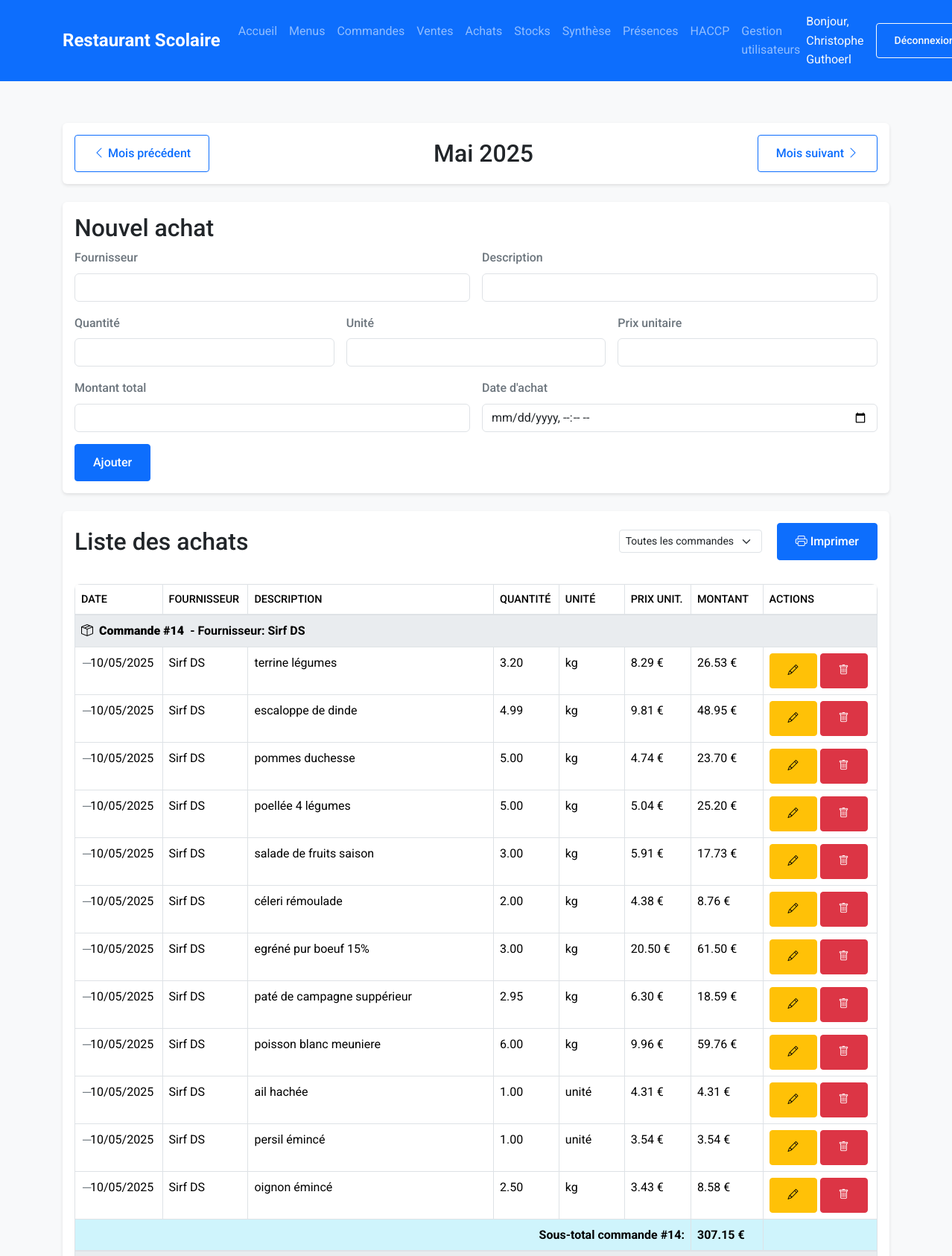
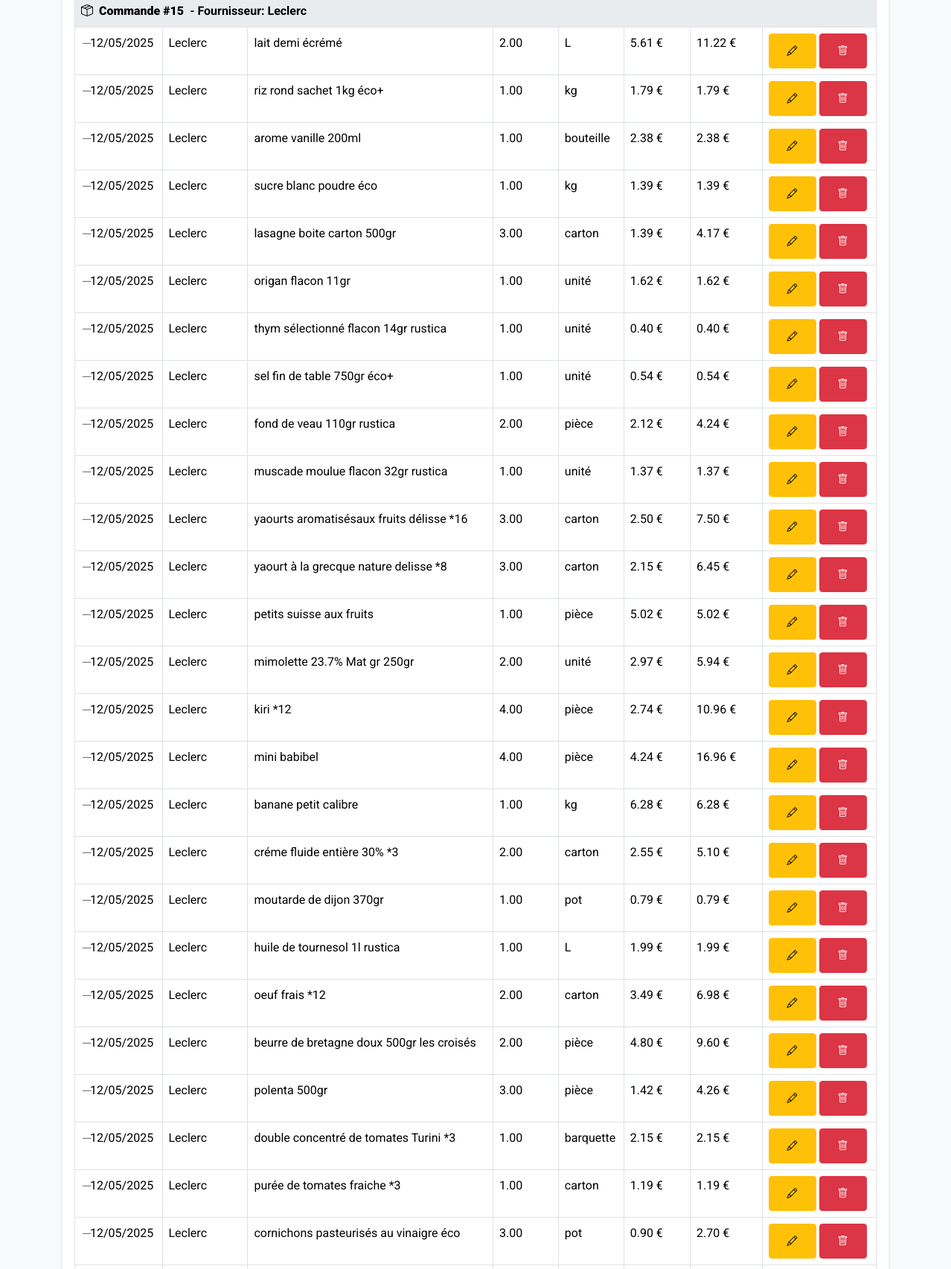
Screenshot of /templates/achats/ (signed in, upper part) with the database file from the repository (2 pictures, top to bottom).
### tables this page shows
CREATE TABLE `achats` (
  `id` int(11) NOT NULL,
  `fournisseur` varchar(255) NOT NULL,
  `description` text NOT NULL,
  `quantite` decimal(10,2) DEFAULT NULL,
  `unite` varchar(50) DEFAULT NULL,
  `prix_unitaire` decimal(10,2) DEFAULT NULL,
  `montant_total` decimal(10,2) NOT NULL,
  `date_achat` datetime NOT NULL,
  `created_at` timestamp NOT NULL DEFAULT CURRENT_TIMESTAMP,
  `updated_at` timestamp NOT NULL DEFAULT CURRENT_TIMESTAMP ON UPDATE CURRENT_TIMESTAMP,
  `commande_id` int(11) DEFAULT NULL
);

CREATE TABLE `commandes` (
  `id` int(11) NOT NULL,
  `fournisseur` varchar(255) NOT NULL,
  `date_commande` datetime NOT NULL DEFAULT CURRENT_TIMESTAMP,
  `date_livraison_souhaitee` date DEFAULT NULL,
  `date_reception` date DEFAULT NULL,
  `statut` enum('brouillon','envoyee','recue','annulee') NOT NULL DEFAULT 'brouillon',
  `notes` text,
  `created_at` timestamp NOT NULL DEFAULT CURRENT_TIMESTAMP,
  `updated_at` timestamp NOT NULL DEFAULT CURRENT_TIMESTAMP ON UPDATE CURRENT_TIMESTAMP,
  `convertie_en_achats` tinyint(1) DEFAULT '0'
);

### includes/functions.php (called while the page is built, shortened)
<?php
function formatDateToFrench($date, $format = 'MMMM y')
{
    $formatter = new IntlDateFormatter(
        'fr_FR',
        IntlDateFormatter::FULL,
        IntlDateFormatter::FULL,
        'Europe/Paris',
        IntlDateFormatter::GREGORIAN,
        $format
    );
    if (is_string($date)) {
        $date = new DateTime($date);
    }
    return ucfirst($formatter->format($date));
}

### auth/auth_functions.php (called while the page is built, shortened)
<?php
if (!function_exists('logout')) {
    if (!function_exists('hasEditPermission')) {
        function hasEditPermission()
        {
            return isset($_SESSION['role']) && $_SESSION['role'] === 'admin';
        }
    }
}

### src/Models/achat.php (called while the page is built, shortened)
<?php
class Achat
{
    private $db;
    public function __construct()
    {
        $config = require_once __DIR__ . '/../../config/database.php';
        try {
            $this->db = new PDO(
                "mysql:host={$config['host']};dbname={$config['dbname']};port={$config['port']}",
                $config['user'],
                $config['password']
            );
            $this->db->setAttribute(PDO::ATTR_ERRMODE, PDO::ERRMODE_EXCEPTION);
        } catch (PDOException $e) {
            die("Erreur de connexion : " . $e->getMessage());
        }
    }
    public function getListe($mois = null, $annee = null, $commande_id = null)
    {
        $sql = "SELECT a.*, c.fournisseur as commande_fournisseur
            FROM achats a
            LEFT JOIN commandes c ON a.commande_id = c.id
            WHERE MONTH(a.date_achat) = ? AND YEAR(a.date_achat) = ?";
        $params = [$mois, $annee];
        $sql .= " ORDER BY a.commande_id IS NULL, a.commande_id, a.date_achat DESC";
        $stmt = $this->db->prepare($sql);
        $stmt->execute($params);
        return $stmt->fetchAll(PDO::FETCH_ASSOC);
    }
}

### templates/achats/index.php (the view, shortened to what this page needs)
<?php
require_once __DIR__ . '/../../includes/header.php';
require_once __DIR__ . '/../../includes/functions.php';
require_once __DIR__ . '/../../src/Models/achat.php';
require_once __DIR__ . '/../../auth/auth_functions.php';
$achat = new Achat();
$mois = isset($_GET['mois']) ? intval($_GET['mois']) : intval(date('m'));
$annee = isset($_GET['annee']) ? intval($_GET['annee']) : intval(date('Y'));
$commande_id = isset($_GET['commande']) && !empty($_GET['commande']) ? intval($_GET['commande']) : null;
$datePrecedente = new DateTime("$annee-$mois-01");
$datePrecedente->modify('-1 month');
$dateSuivante = new DateTime("$annee-$mois-01");
$dateSuivante->modify('+1 month');
$achats = $achat->getListe($mois, $annee, $commande_id);
?>
<div class="container">
    <div class="card mb-4">
        <div class="card-body">
            <div class="d-flex justify-content-between align-items-center">
                <a href="?mois=<?= $datePrecedente->format('m') ?>&annee=<?= $datePrecedente->format('Y') ?>"
                    class="btn btn-outline-primary">
                    <i class="bi bi-chevron-left"></i> Mois précédent
                </a>
                <h2 class="mb-0">
                    <?= formatDateToFrench("$annee-$mois-01", 'MMMM y') ?>
                </h2>
                <a href="?mois=<?= $dateSuivante->format('m') ?>&annee=<?= $dateSuivante->format('Y') ?>"
                    class="btn btn-outline-primary">
                    Mois suivant <i class="bi bi-chevron-right"></i>
                </a>
            </div>
        </div>
    </div>
    <?php if (hasEditPermission()): ?>
    <div class="card mb-4">
        <div class="card-body">
            <h2 class="card-title">Nouvel achat</h2>
            <form method="POST" class="row g-3">
                <div class="col-md-6">
                    <label for="fournisseur" class="form-label">Fournisseur</label>
                    <input type="text" class="form-control" id="fournisseur" name="fournisseur" required>
                </div>
                <div class="col-md-6">
                    <label for="description" class="form-label">Description</label>
                    <input type="text" class="form-control" id="description" name="description" required>
                </div>
                <div class="col-md-4">
                    <label for="quantite" class="form-label">Quantité</label>
                    <input type="number" step="0.01" class="form-control" id="quantite" name="quantite" required
                        onchange="calculerMontantTotal()">
                </div>
                <div class="col-md-4">
                    <label for="unite" class="form-label">Unité</label>
                    <input type="text" class="form-control" id="unite" name="unite" required>
                </div>
                <div class="col-md-4">
                    <label for="prix_unitaire" class="form-label">Prix unitaire</label>
                    <input type="number" step="0.01" class="form-control" id="prix_unitaire" name="prix_unitaire"
                        required onchange="calculerMontantTotal()">
                </div>
                <div class="col-md-6">
                    <label for="montant" class="form-label">Montant total</label>
                    <input type="number" step="0.01" class="form-control" id="montant" name="montant_total" required>
                </div>
                <div class="col-md-6">
                    <label for="date_achat" class="form-label">Date d'achat</label>
                    <input type="datetime-local" class="form-control" id="date_achat" name="date_achat">
                </div>
                <div class="col-12">
                    <button type="submit" class="btn btn-primary">Ajouter</button>
                </div>
            </form>
        </div>
    </div>
    <?php endif; ?>
    <div class="card">
        <div class="card-body">
            <div class="d-flex justify-content-between align-items-center mb-3">
                <h2 class="card-title mb-0">Liste des achats</h2>
                <div>
                    <div class="d-inline-block me-2">
                        <form method="GET" class="d-flex align-items-center">
                            <select name="commande" class="form-select form-select-sm me-2"
                                onchange="this.form.submit()">
                                <option value="">Toutes les commandes</option>
                            </select>
                        </form>
                    </div>
                    <button class="btn btn-primary" onclick="imprimerAchats()">
                        <i class="bi bi-printer"></i> Imprimer
                    </button>
                </div>
            </div>
            <div class="table-responsive">
                <table class="table">
                    <thead>
                        <tr>
                            <th>Date</th>
                            <th>Fournisseur</th>
                            <th>Description</th>
                            <th>Quantité</th>
                            <th>Unité</th>
                            <th>Prix unit.</th>
                            <th>Montant</th>
                            <?php if (hasEditPermission()): ?>
                            <th>Actions</th>
                            <?php endif; ?>
                        </tr>
                    </thead>
                    <tbody>
                        <?php
                    $currentCommandeId = null;
                    $commandeTotal = 0;
                    foreach ($achats as $a):
    if (!empty($a['commande_id']) && $a['commande_id'] !== $currentCommandeId):
        if ($currentCommandeId !== null && $commandeTotal > 0):
            ?>
                        <tr class="table-info">
                            <td colspan="6" class="text-end fw-bold">Sous-total commande
                                #<?= $currentCommandeId ?>:</td>
                            <td class="fw-bold">
                                <?= number_format($commandeTotal, 2) ?>
                                €
                            </td>
                            <td></td>
                        </tr>
                        <?php
        endif;
        $commandeTotal = 0;
        $currentCommandeId = $a['commande_id'];
        ?>
                        <tr class="commande-header">
                            <td colspan="8">
                                <div class="d-flex align-items-center">
                                    <i class="bi bi-box-seam me-2"></i>
                                    <strong>Commande
                                        #<?= $a['commande_id'] ?></strong>
                                    <?php if (!empty($a['commande_fournisseur'])): ?>
                                    <span class="ms-2">- Fournisseur:
                                        <?= htmlspecialchars($a['commande_fournisseur']) ?></span>
                                    <?php endif; ?>
                                </div>
                            </td>
                        </tr>
                        <?php endif;
                            if (!empty($a['commande_id'])) {
                                $commandeTotal += $a['montant_total'];
                            }
                        ?>
                        <tr
                            class="<?= !empty($a['commande_id']) ? 'from-commande' : '' ?>">
                            <td><?= date('d/m/Y', strtotime($a['date_achat'])) ?>
                            </td>
                            <td><?= htmlspecialchars($a['fournisseur']) ?>
                            </td>
                            <td><?= htmlspecialchars($a['description']) ?>
                            </td>
                            <td><?= number_format($a['quantite'], 2) ?>
                            </td>
                            <td><?= htmlspecialchars($a['unite']) ?>
                            </td>
                            <td><?= number_format($a['prix_unitaire'], 2) ?>
                                €</td>
                            <td><?= number_format($a['montant_total'], 2) ?>
                                €</td>
                            <?php if (hasEditPermission()): ?>
                            <td>
                                <button class="btn btn-sm btn-warning"
                                    onclick="modifierAchat(<?= $a['id'] ?>)">
                                    <i class="bi bi-pencil"></i>
                                </button>
                                <button class="btn btn-sm btn-danger"
                                    onclick="supprimerAchat(<?= $a['id'] ?>)">
                                    <i class="bi bi-trash"></i>
                                </button>
                            </td>
                            <?php endif; ?>
                        </tr>
                        <?php endforeach;
    ?>
                    </tbody>
                </table>
            </div>
        </div>
    </div>
    <?php require_once __DIR__ . '/../../includes/footer.php'; ?>

### public/css/style.css (style rules this page uses)
:root { --primary-color: #0d6efd; --secondary-color: #6c757d; --success-color: #198754; --background-color: #f8f9fa; --text-color: #212529; }
* { margin: 0; padding: 0; box-sizing: border-box; }
html, body { height: 100%; }
body { font-family: 'Roboto', Arial, sans-serif; line-height: 1.6; color: var(--text-color); background-color: var(--background-color); min-height: 100vh; display: flex; flex-direction: column; }
main>.container { padding-top: 2rem; padding-bottom: 2rem; }
.card { transition: transform 0.3s ease, box-shadow 0.3s ease; border: none; box-shadow: 0 2px 4px rgba(0, 0, 0, 0.1); }
label { display: block; margin-bottom: 0.5rem; font-weight: 500; color: var(--secondary-color); }
input, select, textarea { width: 100%; padding: 0.75rem; border: 1px solid #dee2e6; border-radius: 4px; transition: border-color 0.2s ease; }
.btn { padding: 0.75rem 1.5rem; border-radius: 4px; font-weight: 500; transition: all 0.2s ease; }
table { width: 100%; border-collapse: collapse; margin-top: 1rem; background: white; box-shadow: 0 2px 4px rgba(0, 0, 0, 0.1); border-radius: 8px; overflow: hidden; }
th { background-color: var(--primary-color); color: white; font-weight: 500; text-transform: uppercase; font-size: 0.9rem; }
th, td { padding: 1rem; border: 1px solid #dee2e6; }
tr:nth-child(even) { background-color: rgba(0, 0, 0, 0.02); }
.container { width: 100%; padding-right: 15px; padding-left: 15px; margin-right: auto; margin-left: auto; }
tr.from-commande { background-color: #f8f9fa; }
tr.from-commande td:first-child { padding-left: 20px !important; position: relative; }
tr.from-commande td:first-child::before { content: "─"; position: absolute; left: 10px; color: #6c757d; }
tr.commande-header { border-top: 2px solid #dee2e6; }
tr.commande-header td { background-color: #e9ecef !important; font-weight: bold; }

### rows the page displays
achats: commande "14", commande.fournisseur "Sirf DS", date_achat "10/05/2025", fournisseur "Sirf DS", description "terrine légumes", quantite "3.20", unite "kg", prix_unitaire "8.29", montant_total "26.53"
achats: date_achat "10/05/2025", fournisseur "Sirf DS", description "escaloppe de dinde", quantite "4.99", unite "kg", prix_unitaire "9.81", montant_total "48.95"
achats: date_achat "10/05/2025", fournisseur "Sirf DS", description "pommes duchesse", quantite "5.00", unite "kg", prix_unitaire "4.74", montant_total "23.70"
achats: date_achat "10/05/2025", fournisseur "Sirf DS", description "poellée 4 légumes", quantite "5.00", unite "kg", prix_unitaire "5.04", montant_total "25.20"
achats: date_achat "10/05/2025", fournisseur "Sirf DS", description "salade de fruits saison", quantite "3.00", unite "kg", prix_unitaire "5.91", montant_total "17.73"
achats: date_achat "10/05/2025", fournisseur "Sirf DS", description "céleri rémoulade", quantite "2.00", unite "kg", prix_unitaire "4.38", montant_total "8.76"
achats: date_achat "10/05/2025", fournisseur "Sirf DS", description "egréné pur boeuf 15%", quantite "3.00", unite "kg", prix_unitaire "20.50", montant_total "61.50"
achats: date_achat "10/05/2025", fournisseur "Sirf DS", description "paté de campagne suppérieur", quantite "2.95", unite "kg", prix_unitaire "6.30", montant_total "18.59"
achats: date_achat "10/05/2025", fournisseur "Sirf DS", description "poisson blanc meuniere", quantite "6.00", unite "kg", prix_unitaire "9.96", montant_total "59.76"
achats: date_achat "10/05/2025", fournisseur "Sirf DS", description "ail hachée", quantite "1.00", unite "unité", prix_unitaire "4.31", montant_total "4.31"
achats: date_achat "10/05/2025", fournisseur "Sirf DS", description "persil émincé", quantite "1.00", unite "unité", prix_unitaire "3.54", montant_total "3.54"
achats: date_achat "10/05/2025", fournisseur "Sirf DS", description "oignon émincé", quantite "2.50", unite "kg", prix_unitaire "3.43", montant_total "8.58"
achats: commandeTotal "307.15", commande "15", commande.fournisseur "Leclerc", date_achat "12/05/2025", fournisseur "Leclerc", description "lait demi écrémé", quantite "2.00", unite "L", prix_unitaire "5.61", montant_total "11.22"
achats: date_achat "12/05/2025", fournisseur "Leclerc", description "riz rond sachet 1kg éco+", quantite "1.00", unite "kg", prix_unitaire "1.79", montant_total "1.79"
achats: date_achat "12/05/2025", fournisseur "Leclerc", description "arome vanille 200ml", quantite "1.00", unite "bouteille", prix_unitaire "2.38", montant_total "2.38"
achats: date_achat "12/05/2025", fournisseur "Leclerc", description "sucre blanc poudre éco", quantite "1.00", unite "kg", prix_unitaire "1.39", montant_total "1.39"
achats: date_achat "12/05/2025", fournisseur "Leclerc", description "lasagne boite carton 500gr", quantite "3.00", unite "carton", prix_unitaire "1.39", montant_total "4.17"
achats: date_achat "12/05/2025", fournisseur "Leclerc", description "origan flacon 11gr", quantite "1.00", unite "unité", prix_unitaire "1.62", montant_total "1.62"
achats: date_achat "12/05/2025", fournisseur "Leclerc", description "thym sélectionné flacon 14gr rustica", quantite "1.00", unite "unité", prix_unitaire "0.40", montant_total "0.40"
achats: date_achat "12/05/2025", fournisseur "Leclerc", description "sel fin de table 750gr éco+", quantite "1.00", unite "unité", prix_unitaire "0.54", montant_total "0.54"
achats: date_achat "12/05/2025", fournisseur "Leclerc", description "fond de veau 110gr rustica", quantite "2.00", unite "pièce", prix_unitaire "2.12", montant_total "4.24"
achats: date_achat "12/05/2025", fournisseur "Leclerc", description "muscade moulue flacon 32gr rustica", quantite "1.00", unite "unité", prix_unitaire "1.37", montant_total "1.37"
achats: date_achat "12/05/2025", fournisseur "Leclerc", description "yaourts aromatisésaux fruits délisse *16", quantite "3.00", unite "carton", prix_unitaire "2.50", montant_total "7.50"
achats: date_achat "12/05/2025", fournisseur "Leclerc", description "yaourt à la grecque nature delisse *8", quantite "3.00", unite "carton", prix_unitaire "2.15", montant_total "6.45"
achats: date_achat "12/05/2025", fournisseur "Leclerc", description "petits suisse aux fruits", quantite "1.00", unite "pièce", prix_unitaire "5.02", montant_total "5.02"
achats: date_achat "12/05/2025", fournisseur "Leclerc", description "mimolette 23.7% Mat gr 250gr", quantite "2.00", unite "unité", prix_unitaire "2.97", montant_total "5.94"
achats: date_achat "12/05/2025", fournisseur "Leclerc", description "kiri *12", quantite "4.00", unite "pièce", prix_unitaire "2.74", montant_total "10.96"
achats: date_achat "12/05/2025", fournisseur "Leclerc", description "mini babibel", quantite "4.00", unite "pièce", prix_unitaire "4.24", montant_total "16.96"
achats: date_achat "12/05/2025", fournisseur "Leclerc", description "banane petit calibre", quantite "1.00", unite "kg", prix_unitaire "6.28", montant_total "6.28"
achats: date_achat "12/05/2025", fournisseur "Leclerc", description "créme fluide entière 30% *3", quantite "2.00", unite "carton", prix_unitaire "2.55", montant_total "5.10"
achats: date_achat "12/05/2025", fournisseur "Leclerc", description "moutarde de dijon 370gr", quantite "1.00", unite "pot", prix_unitaire "0.79", montant_total "0.79"
achats: date_achat "12/05/2025", fournisseur "Leclerc", description "huile de tournesol 1l rustica", quantite "1.00", unite "L", prix_unitaire "1.99", montant_total "1.99"
achats: date_achat "12/05/2025", fournisseur "Leclerc", description "oeuf frais *12", quantite "2.00", unite "carton", prix_unitaire "3.49", montant_total "6.98"
achats: date_achat "12/05/2025", fournisseur "Leclerc", description "beurre de bretagne doux 500gr les croisés", quantite "2.00", unite "pièce", prix_unitaire "4.80", montant_total "9.60"
achats: date_achat "12/05/2025", fournisseur "Leclerc", description "polenta 500gr", quantite "3.00", unite "pièce", prix_unitaire "1.42", montant_total "4.26"
achats: date_achat "12/05/2025", fournisseur "Leclerc", description "double concentré de tomates Turini *3", quantite "1.00", unite "barquette", prix_unitaire "2.15", montant_total "2.15"
achats: date_achat "12/05/2025", fournisseur "Leclerc", description "purée de tomates fraiche *3", quantite "1.00", unite "carton", prix_unitaire "1.19", montant_total "1.19"
achats: date_achat "12/05/2025", fournisseur "Leclerc", description "cornichons pasteurisés au vinaigre éco", quantite "3.00", unite "pot", prix_unitaire "0.90", montant_total "2.70"

### other values shown
$_SESSION['nom_complet'] "Christophe Guthoerl"
formatDateToFrench("$annee-$mois-01", 'MMMM y') "Mai 2025"
